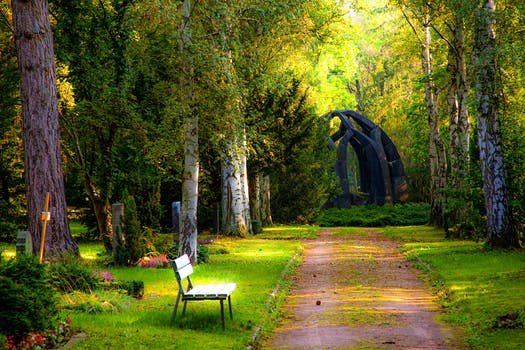
#> input picture nature.jpg, 525 x 350 px
$ python histogram.py
#> lines starting #> are read from the running program, lines starting #| are printed output that depends on the picture
import cv2
import numpy as np
import matplotlib.pyplot as plt

#Load an image and display it:
grey = cv2.imread('nature.jpg', 0)
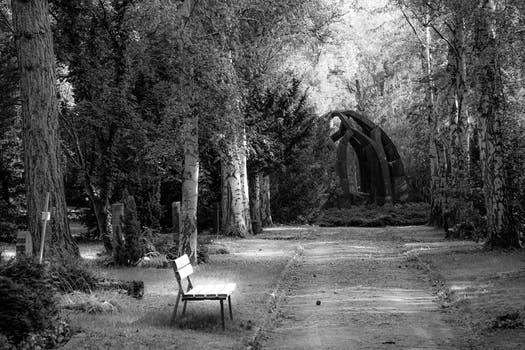
#> grey: shape (350, 525); min 0, max 255, mean 83.9
cv2.imshow('original grey', grey)
cv2.waitKey()
cv2.destroyAllWindows()

#Compute a histogram function:
hist, bins = np.histogram(grey, 256, [0, 255])
#> hist = 256 values, max 1779 at index 0, min 37 at index 254, mean 717.8; bins = 257 values from 0 to 255

#Plot histogram and display it:
plt.fill(hist)
plt.xlabel('pixel value')
plt.show()
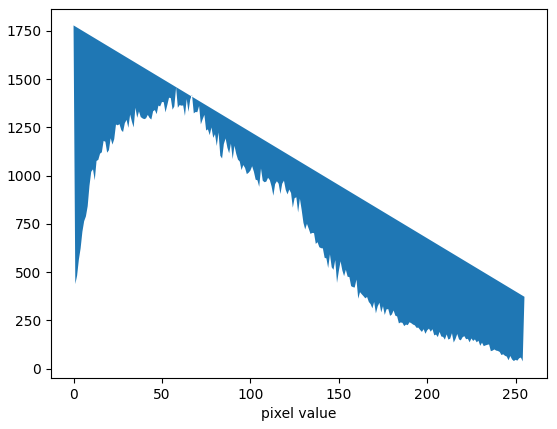
#> figure drawn by matplotlib, 1 panel

$ run again, with panda.jpg copied over nature.jpg
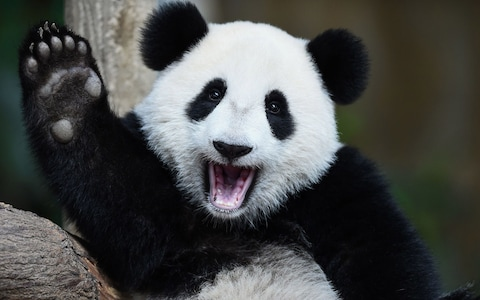
#> input picture panda.jpg, 480 x 300 px
#> hist = 256 values, max 4873 at index 6, min 0 at index 243, mean 562.5; bins = 257 values from 0 to 255
#> `plt.show()`:
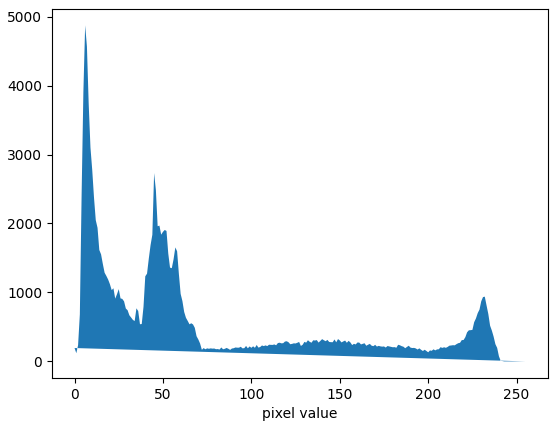
#> figure drawn by matplotlib, 1 panel
